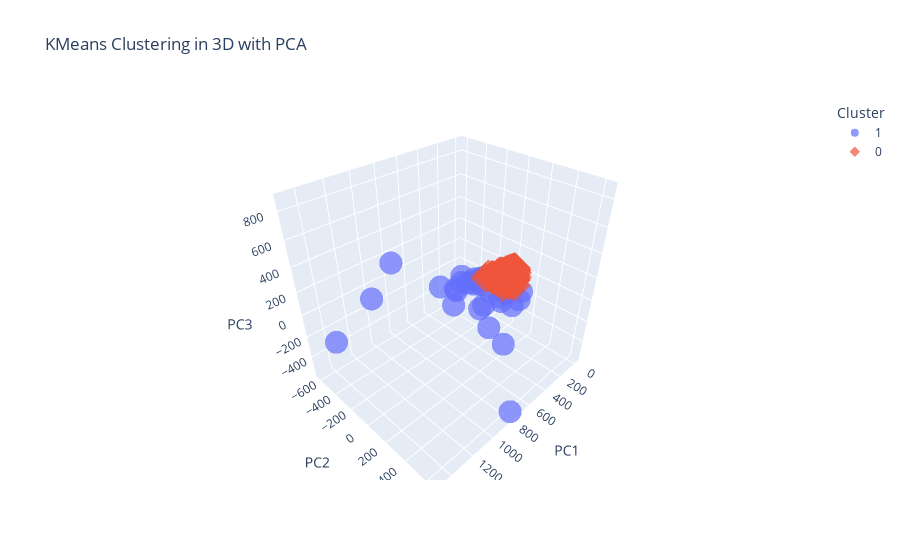

Notebook cell for this chart:
### Code cell
k_means_dropseq = k_means_clustering(data_scaled_dropseq)
plot_clusters(k_means_dropseq)

### Figure 1 — Plotly figure (JSON) as saved in the notebook; plotly's stock layout.template omitted (floating-point values rounded to 4 significant figures; data arrays with more than 128 entries replaced by an {"elided": "..."} marker saying what was removed)
{"data": [{"hovertemplate": "Cluster=1<br>PC1=%{x}<br>PC2=%{y}<br>PC3=%{z}<extra></extra>", "legendgroup": "1", "marker": {"color": "#636efa", "opacity": 0.7, "symbol": "circle"}, "mode": "markers", "name": "1", "scene": "scene", "showlegend": true, "type": "scatter3d", "x": [270.3, 776.7, 351.6, 446.8, 268.4, 1490.0, 242.7, 319.1, 630.7, 1339.0, 632.7, 257.7, 264.1, 592.6, 1151.0, 329.3, 445.8, 285.4, 520.4, 304.9, 461.7, 251.3, 613.6, 341.1, 254.9, 410.3, 325.7, 361.7, 297.4, 339.7, 246.4, 298.1, 679.4, 297.3, 246.4, 536.5], "y": [280.4, 640.5, -51.17, -159.7, 202.2, 362.8, 247.8, 242.9, 423.2, -627.3, 285.9, 132.1, 82.27, -248.5, -359.7, -127.7, 72.64, 138.1, -155.9, -95.61, -147.6, -83.12, 177.8, 154.3, -62.16, -124.9, -81.02, -111.1, -92.44, 136.5, -81.22, -84.67, -17.94, 5.055, 78.49, -127.6], "z": [47.5, -554.3, -11.26, 60.42, 37.93, 867.9, -58.82, -76.77, -150.4, -348.4, -80.55, -48.18, 11.51, -12.51, 106.0, -2.996, -94.15, -6.528, -19.62, -3.239, 15.12, -37.03, 17.81, -71.62, 4.599, -1.018, -15.94, -31.09, 6.455, -39.41, 1.235, -12.56, -17.62, -73.2, -19.02, -15.14]}, {"hovertemplate": "Cluster=0<br>PC1=%{x}<br>PC2=%{y}<br>PC3=%{z}<extra></extra>", "legendgroup": "0", "marker": {"color": "#EF553B", "opacity": 0.7, "symbol": "diamond"}, "mode": "markers", "name": "0", "scene": "scene", "showlegend": true, "type": "scatter3d", "x": {"elided": "2964 float values"}, "y": {"elided": "2964 float values"}, "z": {"elided": "2964 float values"}}], "layout": {"legend": {"title": {"text": "Cluster"}, "tracegroupgap": 0}, "scene": {"domain": {"x": [0, 1], "y": [0, 1]}, "xaxis": {"title": {"text": "PC1"}}, "yaxis": {"title": {"text": "PC2"}}, "zaxis": {"title": {"text": "PC3"}}}, "title": {"text": "KMeans Clustering in 3D with PCA"}}}
